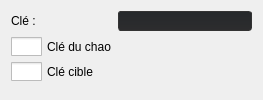
     <widget class="QWidget" name="tabKey">
      <attribute name="title">
       <string>Clé</string>
      </attribute>
      <layout class="QFormLayout" name="formLayout_3">
       <item row="0" column="0">
        <widget class="QLabel" name="label_8">
         <property name="text">
          <string>Clé :</string>
         </property>
        </widget>
       </item>
       <item row="0" column="1">
        <widget class="QLineEdit" name="keyName">
         <property name="styleSheet">
          <string notr="true">QLineEdit { 
	border: 1px solid #333333;
	border-radius: 3px;
	background: qlineargradient(spread:pad, x1:0, y1:1, x2:0, y2:0, stop:0 rgba(45, 45, 46, 255), stop:1 rgba(37, 40, 43, 255));
	padding: 1px 23px 1px 3px;
	min-width: 6em;
	color: #ffffff;
	selection-background-color: rgb(41, 41, 42, 30);
}
</string>
         </property>
        </widget>
       </item>
       <item row="1" column="0">
        <widget class="QCheckBox" name="keyChao">
         <property name="styleSheet">
          <string notr="true">QCheckBox {
    spacing: 5px;
}

QCheckBox::indicator {
    width: 31px;
    height: 19px;
}

QCheckBox::indicator:unchecked {
	image: url(:/MainFrame/Resources/Icons_New/Checkbutton_no.png);
}

QCheckBox::indicator:checked {
	image: url(:/MainFrame/Resources/Icons_New/Checkbutton_yes.png);
}</string>
         </property>
         <property name="text">
          <string>Clé du chao</string>
         </property>
        </widget>
       </item>
       <item row="2" column="0">
        <widget class="QCheckBox" name="keyTarget">
         <property name="styleSheet">
          <string notr="true">QCheckBox {
    spacing: 5px;
}

QCheckBox::indicator {
    width: 31px;
    height: 19px;
}

QCheckBox::indicator:unchecked {
	image: url(:/MainFrame/Resources/Icons_New/Checkbutton_no.png);
}

QCheckBox::indicator:checked {
	image: url(:/MainFrame/Resources/Icons_New/Checkbutton_yes.png);
}</string>
         </property>
         <property name="text">
          <string>Clé cible</string>
         </property>
        </widget>
       </item>
      </layout>
     </widget>
